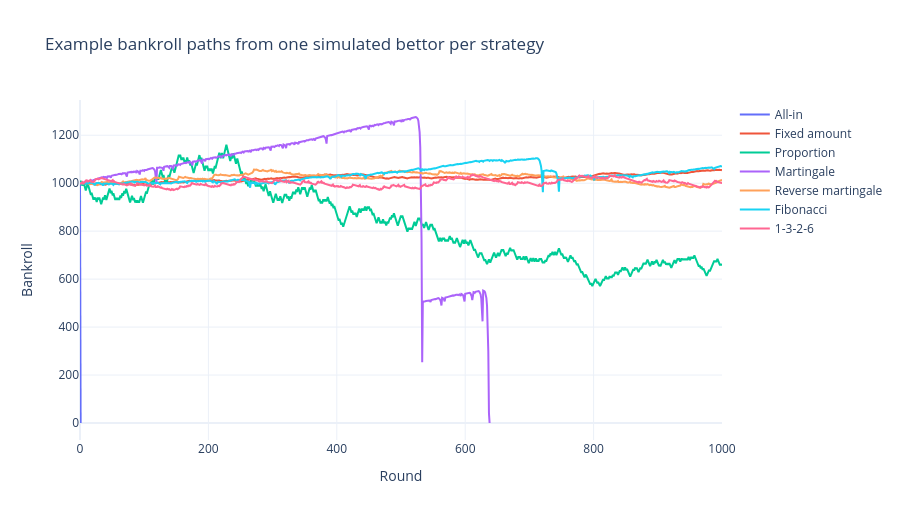

The cell this chart's notebook holds for it:
### Code cell
fig_single_runs = plot_single_runs(single_runs)
fig_single_runs.write_html(PLOTLY_OUTPUT_DIR / "betting_single_run_nav.html", include_plotlyjs="cdn", full_html=True)
fig_single_runs

### Figure 1 — Plotly figure (JSON) as saved in the notebook; plotly's stock layout.template omitted (floating-point values rounded to 4 significant figures; data arrays with more than 128 entries replaced by an {"elided": "..."} marker saying what was removed)
{"data": [{"hovertemplate": "Round %{x}<br>Bankroll %{y:.2f}<extra></extra>", "mode": "lines", "name": "All-in", "type": "scatter", "x": [0, 1], "y": [1000.0, 0.0]}, {"hovertemplate": "Round %{x}<br>Bankroll %{y:.2f}<extra></extra>", "mode": "lines", "name": "Fixed amount", "type": "scatter", "x": {"elided": "1001 int values"}, "y": {"elided": "1001 float values"}}, {"hovertemplate": "Round %{x}<br>Bankroll %{y:.2f}<extra></extra>", "mode": "lines", "name": "Proportion", "type": "scatter", "x": {"elided": "1001 int values"}, "y": {"elided": "1001 float values"}}, {"hovertemplate": "Round %{x}<br>Bankroll %{y:.2f}<extra></extra>", "mode": "lines", "name": "Martingale", "type": "scatter", "x": {"elided": "639 int values"}, "y": {"elided": "639 float values"}}, {"hovertemplate": "Round %{x}<br>Bankroll %{y:.2f}<extra></extra>", "mode": "lines", "name": "Reverse martingale", "type": "scatter", "x": {"elided": "1001 int values"}, "y": {"elided": "1001 float values"}}, {"hovertemplate": "Round %{x}<br>Bankroll %{y:.2f}<extra></extra>", "mode": "lines", "name": "Fibonacci", "type": "scatter", "x": {"elided": "1001 int values"}, "y": {"elided": "1001 float values"}}, {"hovertemplate": "Round %{x}<br>Bankroll %{y:.2f}<extra></extra>", "mode": "lines", "name": "1-3-2-6", "type": "scatter", "x": {"elided": "1001 int values"}, "y": {"elided": "1001 float values"}}], "layout": {"height": 520, "hovermode": "x unified", "title": {"text": "Example bankroll paths from one simulated bettor per strategy"}, "xaxis": {"title": {"text": "Round"}}, "yaxis": {"title": {"text": "Bankroll"}}}}
